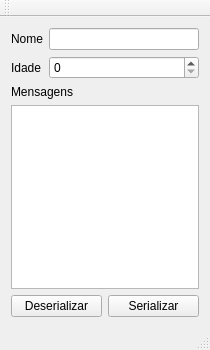
<?xml version="1.0" encoding="UTF-8"?>
<ui version="4.0">
 <class>MainWindow</class>
 <widget class="QMainWindow" name="MainWindow">
  <property name="geometry">
   <rect>
    <x>0</x>
    <y>0</y>
    <width>210</width>
    <height>350</height>
   </rect>
  </property>
  <property name="windowTitle">
   <string>TESTEJSON_QT</string>
  </property>
  <widget class="QWidget" name="centralWidget">
   <layout class="QGridLayout" name="gridLayout">
    <item row="0" column="0">
     <layout class="QVBoxLayout" name="verticalLayout_2">
      <item>
       <layout class="QFormLayout" name="formLayout">
        <item row="0" column="0">
         <widget class="QLabel" name="labelNome">
          <property name="text">
           <string>Nome</string>
          </property>
         </widget>
        </item>
        <item row="0" column="1">
         <widget class="QLineEdit" name="lineNome"/>
        </item>
        <item row="1" column="0">
         <widget class="QLabel" name="labelIdade">
          <property name="text">
           <string>Idade</string>
          </property>
         </widget>
        </item>
        <item row="1" column="1">
         <widget class="QSpinBox" name="spinIdade"/>
        </item>
       </layout>
      </item>
      <item>
       <layout class="QVBoxLayout" name="verticalLayout">
        <item>
         <widget class="QLabel" name="labelMensagens">
          <property name="text">
           <string>Mensagens</string>
          </property>
         </widget>
        </item>
        <item>
         <widget class="QTextEdit" name="textMensagens">
          <property name="sizePolicy">
           <sizepolicy hsizetype="Expanding" vsizetype="Expanding">
            <horstretch>0</horstretch>
            <verstretch>0</verstretch>
           </sizepolicy>
          </property>
         </widget>
        </item>
       </layout>
      </item>
      <item>
       <layout class="QHBoxLayout" name="horizontalLayout">
        <item>
         <widget class="QPushButton" name="btnDeserializar">
          <property name="text">
           <string>Deserializar</string>
          </property>
         </widget>
        </item>
        <item>
         <widget class="QPushButton" name="btnSerializar">
          <property name="text">
           <string>Serializar</string>
          </property>
         </widget>
        </item>
       </layout>
      </item>
     </layout>
    </item>
   </layout>
  </widget>
  <widget class="QMenuBar" name="menuBar">
   <property name="geometry">
    <rect>
     <x>0</x>
     <y>0</y>
     <width>210</width>
     <height>21</height>
    </rect>
   </property>
  </widget>
  <widget class="QToolBar" name="mainToolBar">
   <attribute name="toolBarArea">
    <enum>TopToolBarArea</enum>
   </attribute>
   <attribute name="toolBarBreak">
    <bool>false</bool>
   </attribute>
  </widget>
  <widget class="QStatusBar" name="statusBar"/>
 </widget>
 <layoutdefault spacing="6" margin="11"/>
 <resources/>
 <connections/>
</ui>
